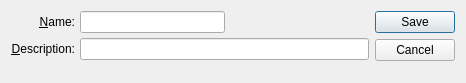
<?xml version="1.0" encoding="UTF-8"?>
<ui version="4.0">
 <comment>This file is part of the xTuple ERP: PostBooks Edition, a free and
open source Enterprise Resource Planning software suite,
Copyright (c) 1999-2010 by OpenMFG LLC, d/b/a xTuple.
It is licensed to you under the Common Public Attribution License
version 1.0, the full text of which (including xTuple-specific Exhibits)
is available at www.xtuple.com/CPAL.  By using this software, you agree
to be bound by its terms.</comment>
 <class>opportunityType</class>
 <widget class="QDialog" name="opportunityType">
  <property name="geometry">
   <rect>
    <x>0</x>
    <y>0</y>
    <width>466</width>
    <height>83</height>
   </rect>
  </property>
  <property name="windowTitle">
   <string>Opportunity Type</string>
  </property>
  <layout class="QGridLayout" name="gridLayout">
   <item row="0" column="0">
    <layout class="QVBoxLayout">
     <property name="spacing">
      <number>0</number>
     </property>
     <item>
      <layout class="QHBoxLayout">
       <property name="spacing">
        <number>5</number>
       </property>
       <item>
        <layout class="QVBoxLayout">
         <property name="spacing">
          <number>5</number>
         </property>
         <item>
          <widget class="QLabel" name="_nameLit">
           <property name="text">
            <string>&amp;Name:</string>
           </property>
           <property name="alignment">
            <set>Qt::AlignRight|Qt::AlignTrailing|Qt::AlignVCenter</set>
           </property>
           <property name="buddy">
            <cstring>_name</cstring>
           </property>
          </widget>
         </item>
         <item>
          <widget class="QLabel" name="_descriptionLit">
           <property name="text">
            <string>&amp;Description:</string>
           </property>
           <property name="alignment">
            <set>Qt::AlignRight|Qt::AlignTrailing|Qt::AlignVCenter</set>
           </property>
           <property name="buddy">
            <cstring>_description</cstring>
           </property>
          </widget>
         </item>
        </layout>
       </item>
       <item>
        <layout class="QVBoxLayout">
         <property name="spacing">
          <number>5</number>
         </property>
         <item>
          <layout class="QHBoxLayout">
           <property name="spacing">
            <number>0</number>
           </property>
           <item>
            <widget class="XLineEdit" name="_name"/>
           </item>
           <item>
            <spacer>
             <property name="orientation">
              <enum>Qt::Horizontal</enum>
             </property>
             <property name="sizeType">
              <enum>QSizePolicy::Expanding</enum>
             </property>
             <property name="sizeHint" stdset="0">
              <size>
               <width>20</width>
               <height>20</height>
              </size>
             </property>
            </spacer>
           </item>
          </layout>
         </item>
         <item>
          <widget class="XLineEdit" name="_description"/>
         </item>
        </layout>
       </item>
      </layout>
     </item>
     <item>
      <spacer>
       <property name="orientation">
        <enum>Qt::Vertical</enum>
       </property>
       <property name="sizeType">
        <enum>QSizePolicy::Expanding</enum>
       </property>
       <property name="sizeHint" stdset="0">
        <size>
         <width>347</width>
         <height>0</height>
        </size>
       </property>
      </spacer>
     </item>
    </layout>
   </item>
   <item row="0" column="1">
    <widget class="QDialogButtonBox" name="_buttonBox">
     <property name="orientation">
      <enum>Qt::Vertical</enum>
     </property>
     <property name="standardButtons">
      <set>QDialogButtonBox::Cancel|QDialogButtonBox::Save</set>
     </property>
    </widget>
   </item>
  </layout>
 </widget>
 <layoutdefault spacing="6" margin="11"/>
 <pixmapfunction>qPixmapFromMimeSource</pixmapfunction>
 <customwidgets>
  <customwidget>
   <class>XLineEdit</class>
   <extends>QLineEdit</extends>
   <header>xlineedit.h</header>
   <container>1</container>
  </customwidget>
 </customwidgets>
 <tabstops>
  <tabstop>_name</tabstop>
  <tabstop>_description</tabstop>
 </tabstops>
 <resources/>
 <connections/>
</ui>
